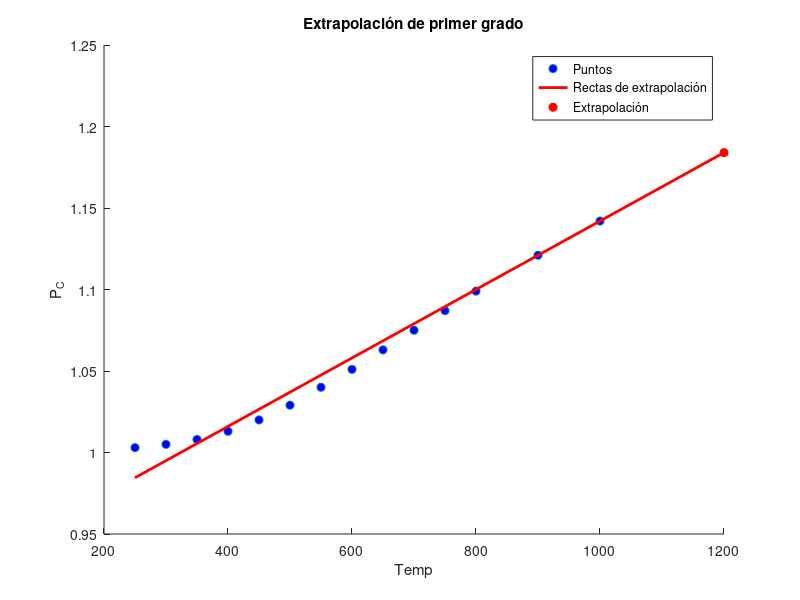

MATLAB code to generate this figure:
% Datos de ejemplo
Temp = [250 300 350 400 450 500 550 600 650 700 750 800 900 1000];
P_C = [1.003 1.005 1.008 1.013 1.020 1.029 1.040 1.051 1.063 1.075 1.087 1.099 1.121 1.142];

% Valor a extrapolar
Temp_extrap = 1200;

% Encontrar los puntos más cercanos
[~, index] = min(abs(Temp - Temp_extrap));

% Calcular la pendiente y la intersección
x1 = Temp(index-1);
x2 = Temp(index);
y1 = P_C(index-1);
y2 = P_C(index);
m = (y2 - y1) / (x2 - x1);
b = y1 - m*x1;

% Calcular el valor extrapolado
P_C_extrap = m * Temp_extrap + b;

% Graficar los puntos y las rectas
x_reg = [min(Temp), max(Temp_extrap)];
y_reg = m * x_reg + b;

figure;
hold on;
plot(Temp, P_C, 'o', 'MarkerFaceColor', 'b'); % Puntos en azul
plot(x_reg, y_reg, 'r', 'LineWidth', 2); % Rectas en rojo
plot(Temp_extrap, P_C_extrap, 'ro', 'MarkerFaceColor', 'r'); % Punto extrapolado en rojo
hold off;

xlabel('Temp');
ylabel('P_C');
legend('Puntos', 'Rectas de extrapolación', 'Extrapolación');
title('Extrapolación de primer grado');
